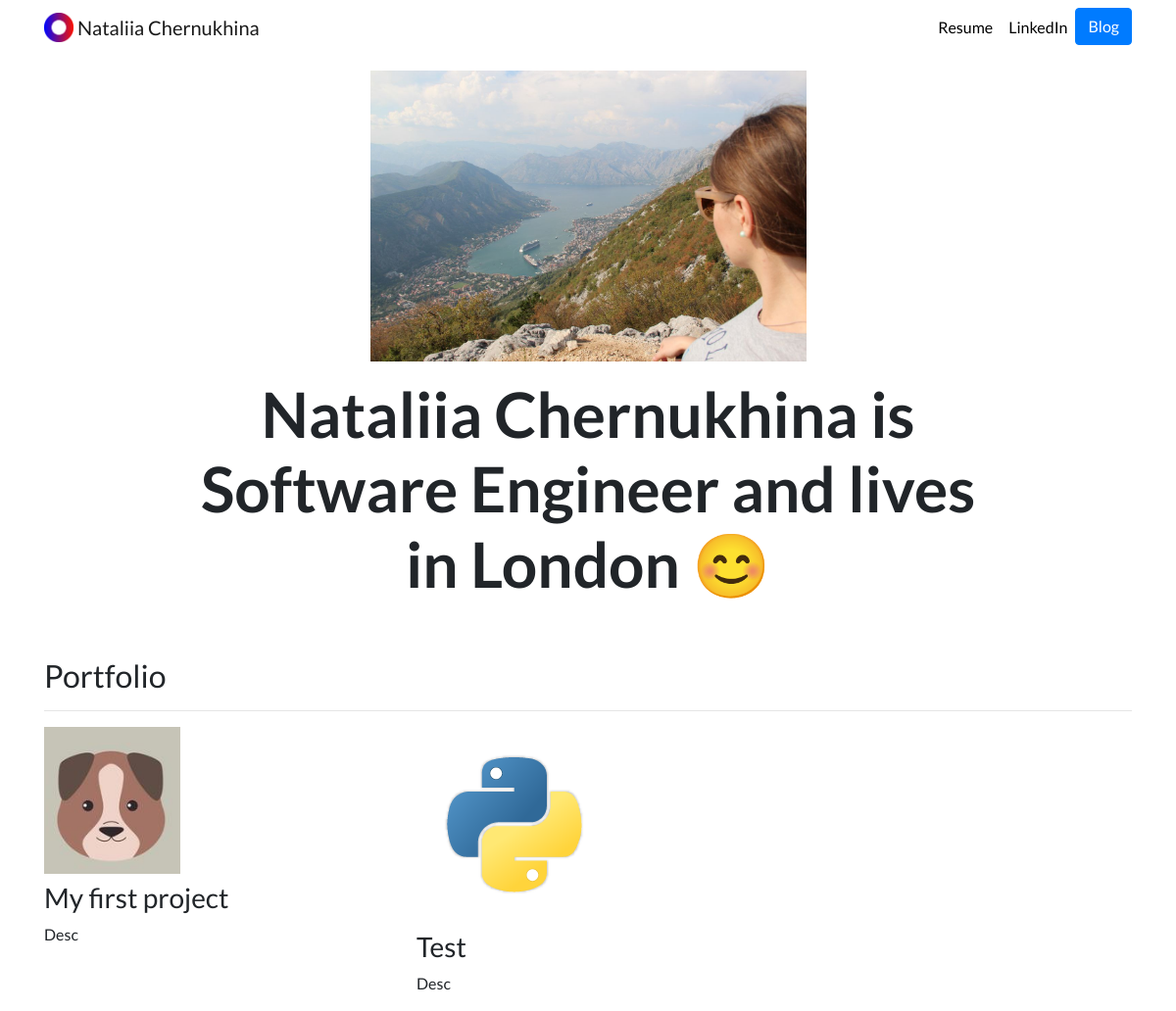
The page / on the database its author committed.
### portfolio/models.py (models this page shows, shortened)
class Project(models.Model):
    title = models.CharField(max_length=100)
    description = models.CharField(max_length=250)
    image = models.ImageField(upload_to='portfolio/images')
    url = models.URLField(blank=True)

### portfolio/views.py (the view)
# urls.py: 2. Add a URL to urlpatterns:  path('', views.home, name='home')
def home(request):
    projects = Project.objects.all()
    return render(request, 'portfolio/home.html', {'projects': projects})

### portfolio/templates/portfolio/home.html
{% extends "portfolio/base.html" %}
{% load static %}
{% block content %}
<div class="row justify-content-center my-3">
  <div class="col-5">
    <img src="{% static 'portfolio/karbka.jpg' %}" class="img-fluid">
  </div>
</div>
<div class="row justify-content-center mb-3">
  <div class="col-md-9 text-center">
    <h1 id="hometext" class="font-weight-bold">Nataliia Chernukhina is Software Engineer and lives in London 😊</h1>
  </div>
</div>
<h2 class="mt-5">Portfolio</h2>
<hr>
<div class="row">
  {% for project in projects %}
  <div class="col-lg-4 col-md-6">
    {% if project.url %}
    <a href="{{ project.url }}">
      <img src="{{ project.image.url }}" class="img-fluid mb-2">
    </a>
    {% else %}
    <img src="{{ project.image.url }}" class="img-fluid mb-2">
    {% endif %}
    <h3>{{ project.title }}</h3>
    <p>{{ project.description }}</p>
  </div>
  {% endfor %}
</div>
{% endblock %}

### portfolio/templates/portfolio/base.html (shortened to what this page needs)
{% load static %}
<!doctype html>
<html lang="en">
<head>
  <link rel="stylesheet" href="https://stackpath.bootstrapcdn.com/bootstrap/4.4.1/css/bootstrap.min.css">
  <link rel="stylesheet" href="{% static "portfolio/custom.css" %}">
</head>
<body>
  <nav id="topNav" class="navbar navbar-expand-md navbar-light">
    <div class="container">
      <a class="navbar-brand" href="{% url 'home' %}">
        <img src="{% static "portfolio/Logo.png" %}" width="30" height="30" class="d-inline-block align-top" alt="Nata's Logo">
        <span>Nataliia Chernukhina</span>
      </a>
      <div class="collapse navbar-collapse text-center" id="navbarNav">
        <ul class="navbar-nav ml-auto">
          <li class="nav-item">
            <a class="nav-link" href="{% static "portfolio/CV.pdf" %}">Resume</a>
          </li>
          <li class="nav-item">
            <a class="nav-link" href="https://www.linkedin.com/in/nataliia-chernukhina/" target="_blank">LinkedIn</a>
          </li>
          <li>
            <a role="button" href="{% url 'blog:all_blogs' %}" class="btn btn-primary">Blog</a>
          </li>
        </ul>
      </div>
    </div>
  </nav>
  <div class="container">
    {% block content %}{% endblock %}
  </div>
</body>
</html>

### portfolio/static/portfolio/custom.css (style rules this page uses)
.navbar-nav .nav-link { color: rgba(0,0,0,1) !important; }
body { font-family: 'Lato', sans-serif; }
@media (min-width: 992px) { #hometext { font-size: 4rem; } }

### rows shown on the page
Project: image (placeholder picture), title "My first project", description "Desc"
Project: image (picture), title "Test", description "Desc"
